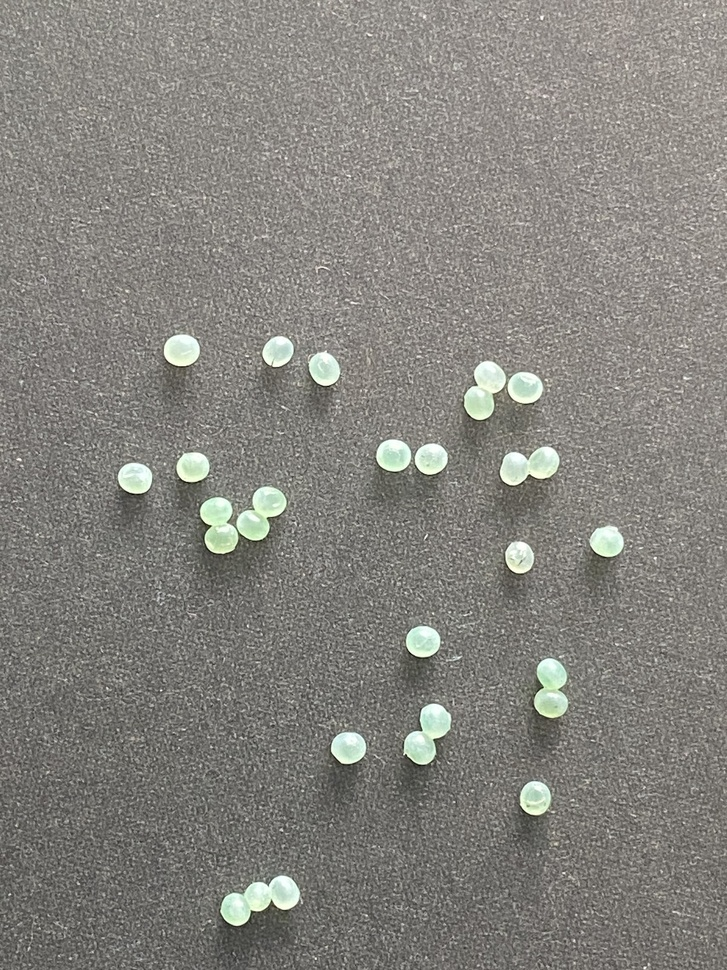
#> input picture manduca-egg-counter/examples/input.jpg, 727 x 970 px, shrunk from 1200 x 1600 before the run
$ jupyter execute hough_baseline.ipynb
#> lines starting #> are read from the running program, lines starting #| are printed output that depends on the picture; after the words box and inside, x2 and y2 are one past the last pixel; in counts of white or black regions, pixels touching at a corner belong together
[cell 1]
import cv2
import numpy as np
import matplotlib.pyplot as plt


def hough_circle_detection(image_path,
                           dp=1.2,
                           min_dist=20,
                           param1=50,
                           param2=30,
                           min_radius=10,
                           max_radius=100,
                           preprocess=False,
                           use_canny=True,
                           show_info=False,
                           show_value=False):
#> called with image_path = '../examples/input.jpg', dp = 1.4, min_dist = 20, param1 = 300, param2 = 25, min_radius = 10, max_radius = 50, preprocess = True
    image = cv2.imread(image_path)
#> image is the input picture: shape (970, 727, 3); mean B, G, R 125.8, 131.2, 132.9
    if image is None:
        raise ValueError(f"Не удалось загрузить изображение {image_path}")

    gray = cv2.cvtColor(image, cv2.COLOR_BGR2GRAY)

    if preprocess:
        blurred = cv2.GaussianBlur(gray, (9, 9), 2)
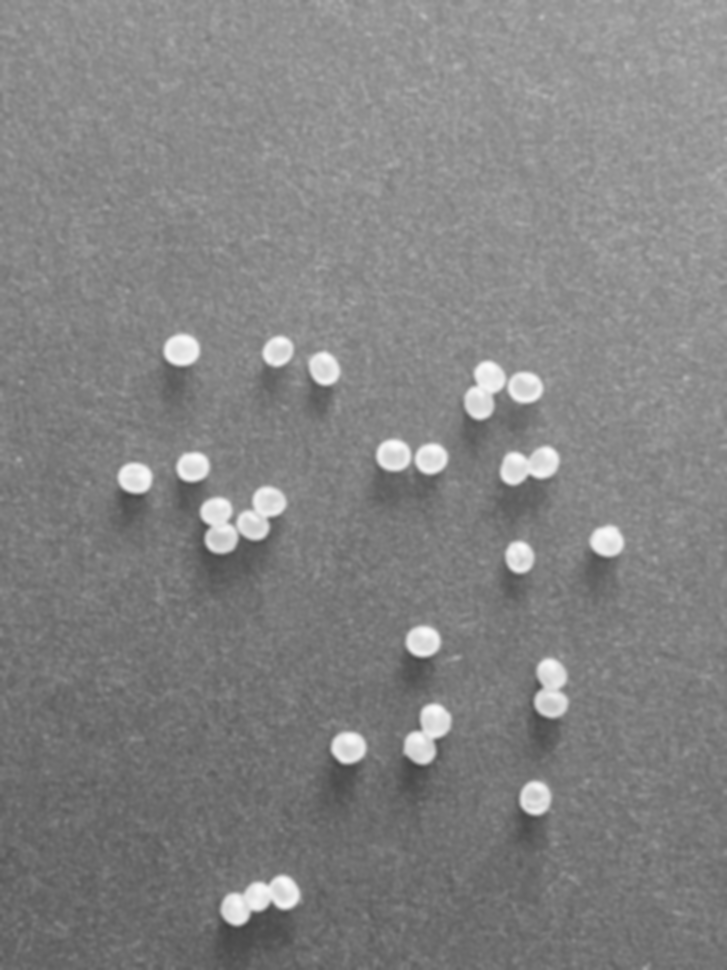
#> blurred: shape (970, 727); min 65, max 252, mean 131.1
        if use_canny:
            edges = cv2.Canny(blurred, param1, param2)
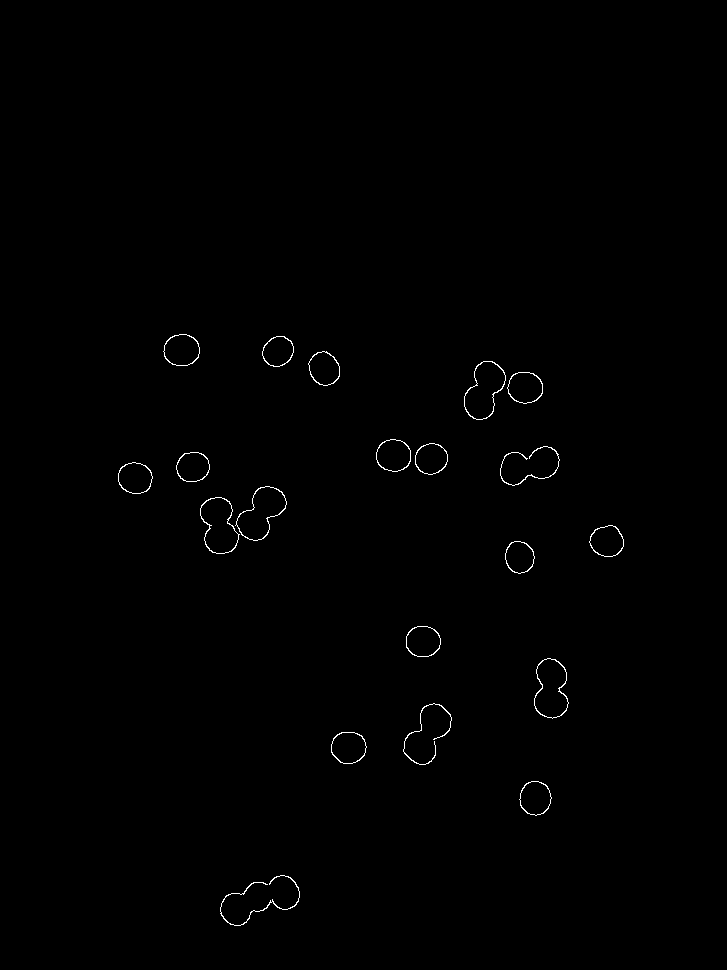
#> edges: shape (970, 727); 0.42% white in thin lines or dots, all inside (x1, y1, x2, y2) = (118, 334, 624, 926)
            processed_image = edges
        else:
            processed_image = blurred
    else:
        processed_image = gray

    circles = cv2.HoughCircles(processed_image,
                               cv2.HOUGH_GRADIENT, dp=dp, minDist=min_dist,
                               param1=param1, param2=param2,
                               minRadius=min_radius, maxRadius=max_radius)
#> circles = 28 rows, first 8: [234.5, 909.3, 15.04], [518.7, 556.5, 15.32], [181.3, 349.3, 17.28], [535.5, 797.3, 16.44], [220.5, 535.5, 18.54], [430.5, 458.5, 14.34], [525.7, 385.7, 16.02], [391.3, 455.7, 16.72]

    output = image.copy()
    circles_only_image = np.zeros_like(image)

    if circles is not None:
        circles = np.uint16(np.around(circles))
#> circles = 28 rows, first 8: [234, 909, 15], [519, 556, 15], [181, 349, 17], [536, 797, 16], [220, 536, 19], [430, 458, 14], [526, 386, 16], [391, 456, 17]
        for circle in circles[0, :]:
            x, y, r = circle
            cv2.circle(output, (x, y), r, (0, 0, 255), 2)
            cv2.circle(output, (x, y), 2, (0, 0, 255), 3)
            cv2.circle(circles_only_image, (x, y), r, (0, 0, 255), 2)
#> this loop made 28 passes
#> (x, y, r) on passes 1 to 12: (234, 909, 15), (519, 556, 15), (181, 349, 17), (536, 797, 16), (220, 536, 19), (430, 458, 14), (526, 386, 16), (391, 456, 17), (542, 463, 16), (424, 640, 16), (276, 351, 14), (349, 747, 16)
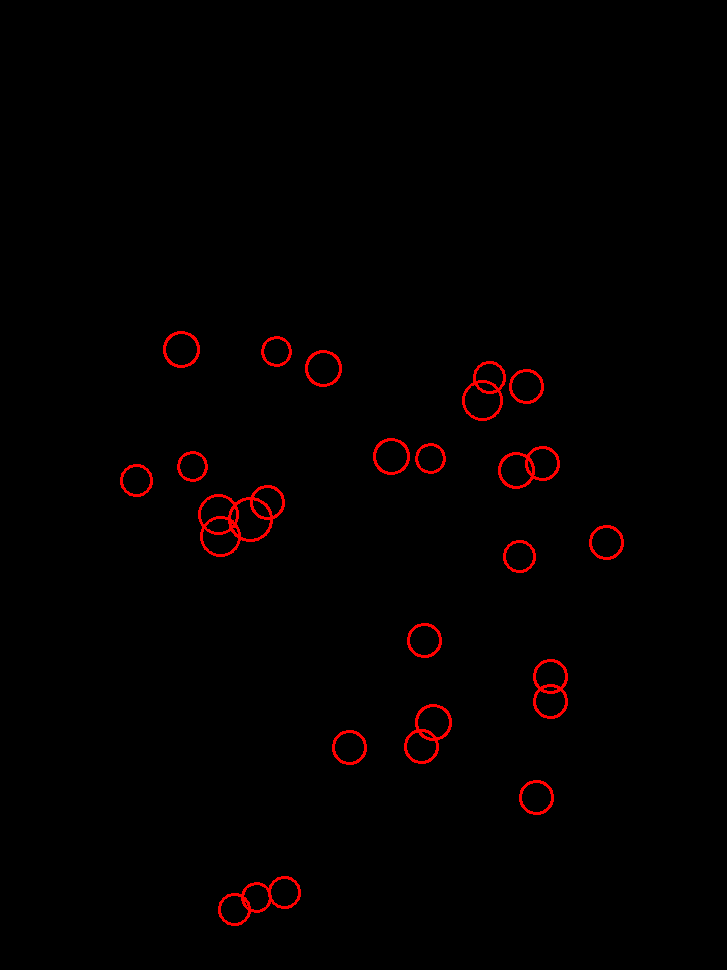
#> circles_only_image: shape (970, 727, 3); mean B, G, R 0, 0, 3
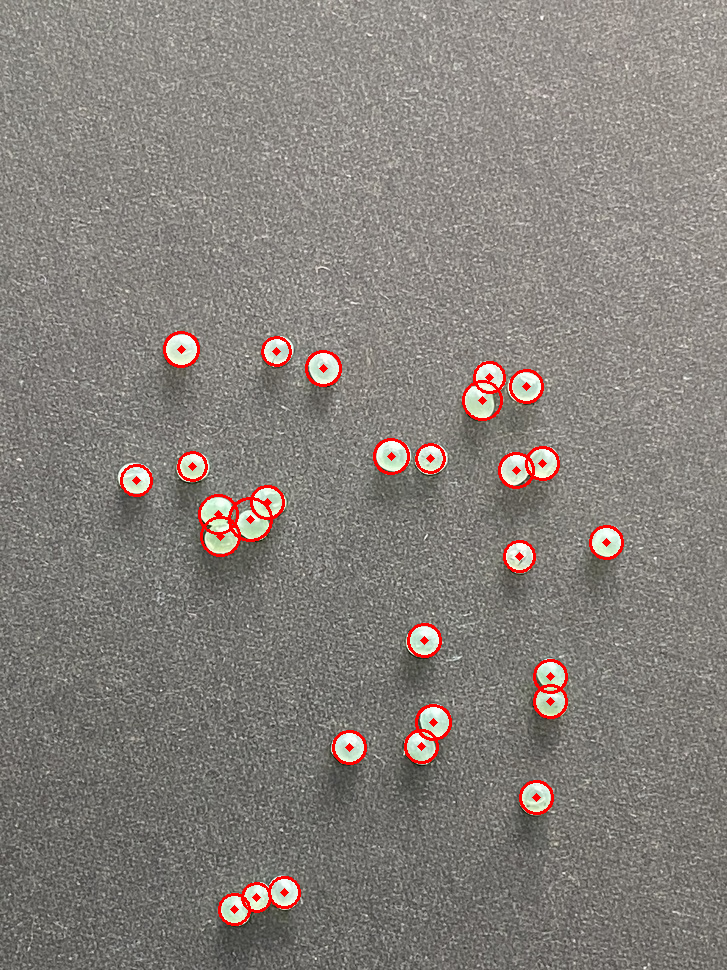
#> output: shape (970, 727, 3); 1.35% of pixels changed, all inside (x1, y1, x2, y2) = (120, 331, 624, 926)

    titles = ['Исходное изображение',
              'Предобработанное изображение' if preprocess else 'Серое изображение',
              'Обнаруженные окружности',
              'Только окружности']
    images = [image, processed_image, output, circles_only_image]

    plt.figure(figsize=(15, 10))
    for i, (img, title) in enumerate(zip(images, titles)):
        plt.subplot(2, 2, i + 1)
        if i == 1:
            plt.imshow(img, cmap='gray')
        else:
            plt.imshow(cv2.cvtColor(img, cv2.COLOR_BGR2RGB))
        plt.title(title)
        plt.axis('off')
#> this loop made 4 passes
#> title on passes 1 to 4: 'Исходное изображение', 'Предобработанное изображение', 'Обнаруженные окружности', 'Только окружности'
    plt.tight_layout()
    plt.show()
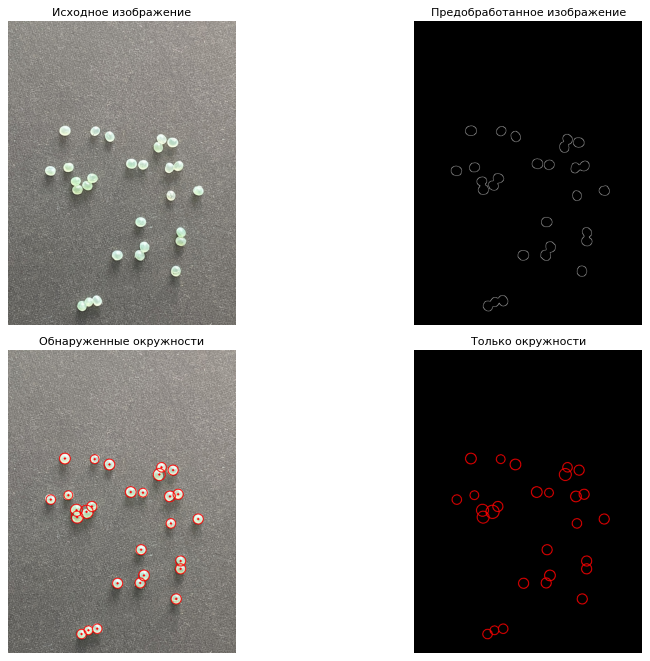
#> figure drawn by matplotlib, 4 panels
    if show_info:
        if circles is not None:
            print(f"Найдено яиц: {len(circles[0])}")
            for circle in circles[0]:
                x, y, r = circle
                print(f"Центр: ({x}, {y}), радиус: {r}")
        else:
            print("Яйца не найдены")

        return output
    if show_value:
        if circles is not None:
            print(f"Найдено яиц: {len(circles[0])}")
#| Найдено яиц: 28
        else:
            print("Яйца не найдены")

hough_circle_detection('../examples/input.jpg',
                       dp=1.4, min_dist=20,
                       param1=300, param2=25,
                       min_radius=10, max_radius=50,
                       preprocess=True, use_canny=True, show_value=True)
